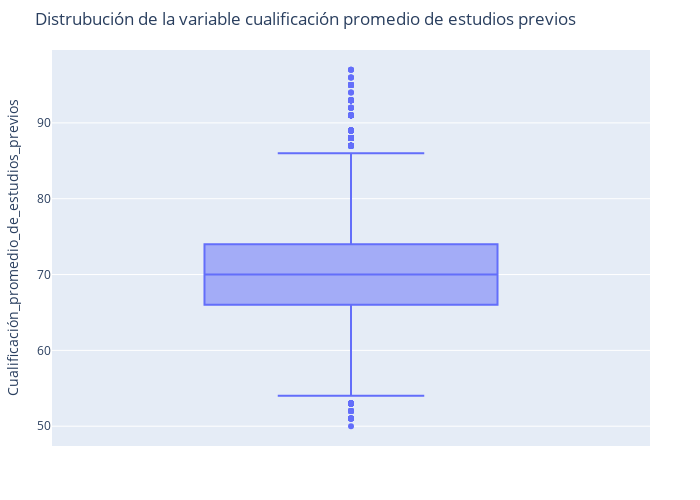

Write notebook code for a chart like this one.
### Code cell
plot_boxplot(df, 'Cualificación_promedio_de_estudios_previos', 'Distrubución de la variable cualificación promedio de estudios previos')

### Figure 1 — Plotly figure (JSON) as saved in the notebook; plotly's stock layout.template omitted (floating-point values rounded to 4 significant figures; data arrays with more than 128 entries replaced by an {"elided": "..."} marker saying what was removed)
{"data": [{"alignmentgroup": "True", "boxpoints": "outliers", "hovertemplate": "Cualificación_promedio_de_estudios_previos=%{y}<extra></extra>", "legendgroup": "", "marker": {"color": "#636efa"}, "name": "", "notched": false, "offsetgroup": "", "orientation": "v", "showlegend": false, "type": "box", "x0": " ", "xaxis": "x", "y": {"elided": "57510 int values"}, "y0": " ", "yaxis": "y"}], "layout": {"boxmode": "group", "height": 500, "legend": {"tracegroupgap": 0}, "margin": {"b": 50, "l": 50, "r": 50, "t": 50}, "showlegend": false, "title": {"text": "Distrubución de la variable cualificación promedio de estudios previos"}, "width": 700, "xaxis": {"anchor": "y", "domain": [0, 1], "title": {"text": ""}}, "yaxis": {"anchor": "x", "domain": [0, 1], "title": {"text": "Cualificación_promedio_de_estudios_previos"}}}}
